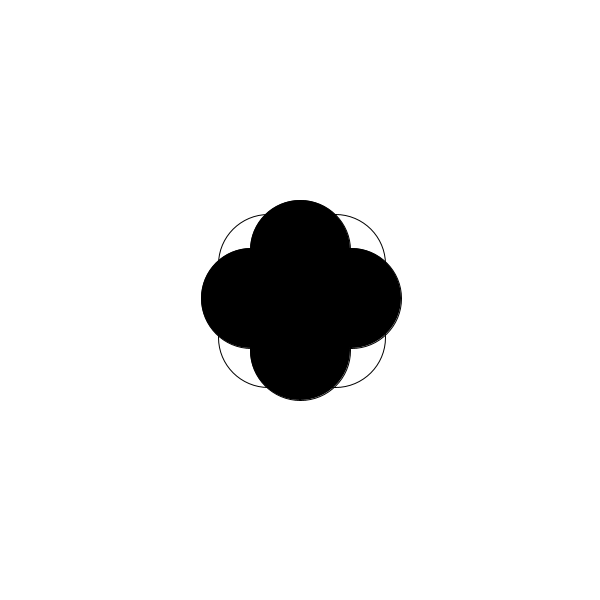
Frame 1 (no input)
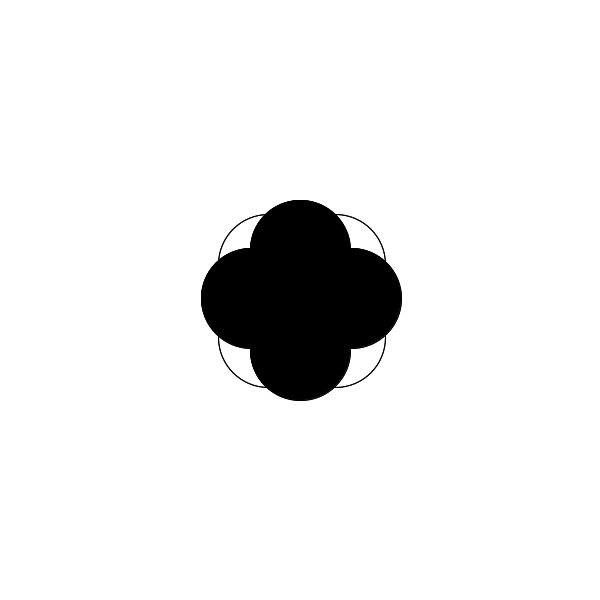
Frame 2 (the mouse pressed at the canvas centre, redrawn once)

The Processing sketch that drew these frames (run headless with seeded random() and noise(); the mouse was pressed at the canvas centre and the sketch redrawn once):

// Processing sketch: processing_85538
// ── processing_85538.pde

  void setup () 
{
  size(600,600);
  //Fond blanc
  background(255); 
  smooth();
}

void draw()
{
  //Je créer une ellipse non remplie. (ellipse en haut)
  fill(0);
  ellipse(300,250,100,100);
  //Je créer trois autres ellipses de la même taille. DUPLICATION/JUXTAPOSITION
  //(Ellipse en bas) 
  ellipse(300,350,100,100);
  //Ellipse à gauche) 
  ellipse(251,298,100,100);
  //(Ellipse à droite)
  ellipse(351,298,100,100);
  
  //Nouvelle série de quatre ellipses de la même taille. JUXTAPOSITION
 noFill();
  //Ellipse en haut à droite
  ellipse(335,264,100,100);
  //Ellipse en haut à gauche
  ellipse(268,264,100,100);
  //Ellipse en bas à gauche
  ellipse(268,337,100,100);
  //Ellipse en bas à droite
  ellipse(335,337,100,100);
  
  noLoop();
}
